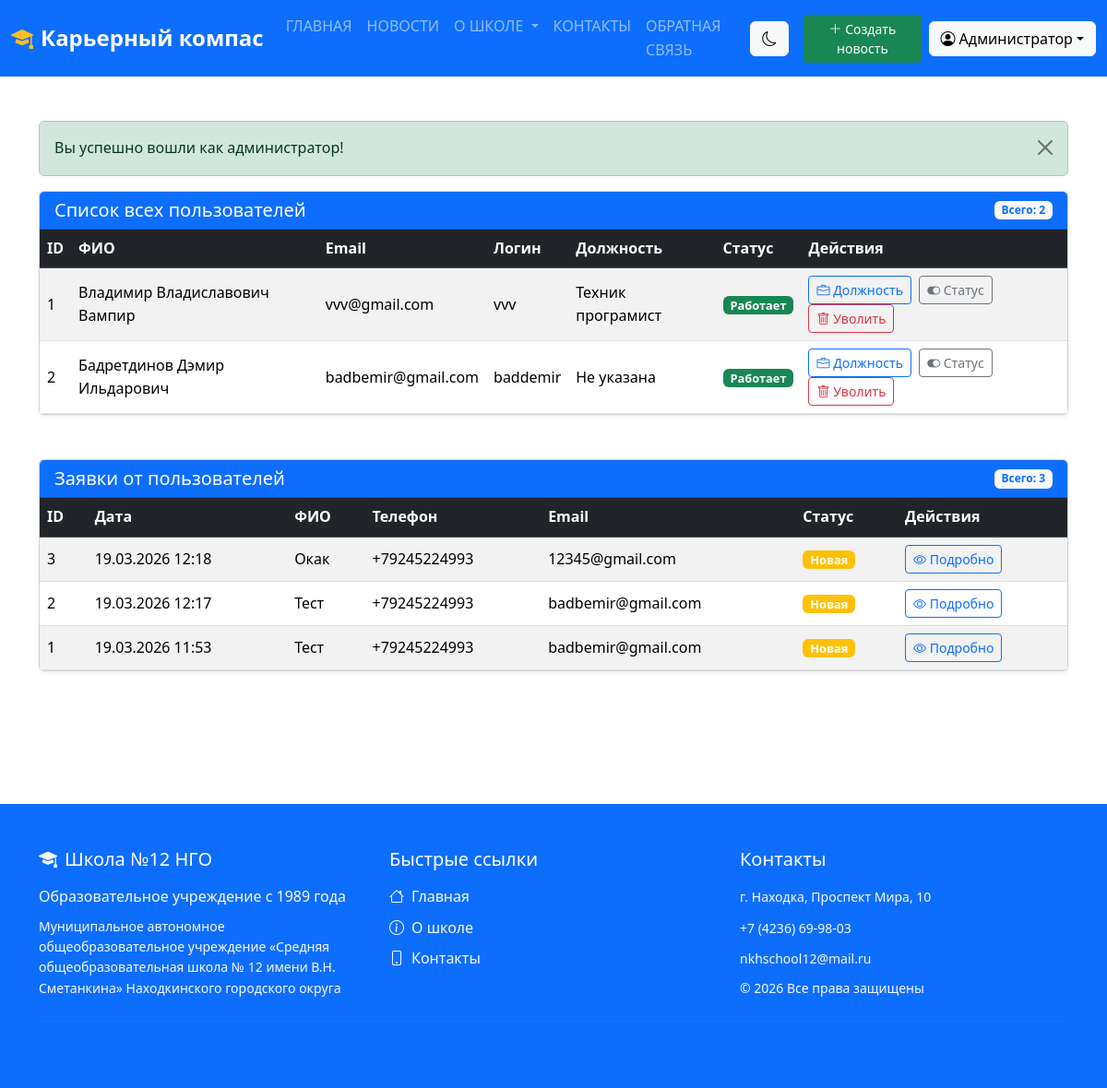
Screenshot of /admin.php (signed in) with the database file from the repository.
### tables this page shows
CREATE TABLE `users` (
  `id` int NOT NULL,
  `username` varchar(255) NOT NULL,
  `email` varchar(255) NOT NULL,
  `login` varchar(100) NOT NULL,
  `password` varchar(255) NOT NULL,
  `job` varchar(255) DEFAULT NULL,
  `status` varchar(20) DEFAULT 'working',
  `created_at` timestamp NULL DEFAULT CURRENT_TIMESTAMP
);

CREATE TABLE `applications` (
  `id` int NOT NULL,
  `fullname` varchar(150) NOT NULL,
  `phone` varchar(30) NOT NULL,
  `email` varchar(120) DEFAULT NULL,
  `user_id` int DEFAULT NULL,
  `message` text NOT NULL,
  `created_at` datetime DEFAULT CURRENT_TIMESTAMP,
  `status` enum('new','processed','rejected','done') DEFAULT 'new',
  `admin_comment` text
);

### admin.php (the view, shortened to what this page needs)
<?php
require_once __DIR__ . "/functions/conn.php";
?>
<!doctype html>
<html lang="ru">
<head>
    <link href="https://cdn.jsdelivr.net/npm/bootstrap@5.3.3/dist/css/bootstrap.min.css" rel="stylesheet">
    <link rel="stylesheet" href="https://cdn.jsdelivr.net/npm/bootstrap-icons@1.10.0/font/bootstrap-icons.css">
    <link rel="stylesheet" href="css/main.css">
</head>
<body>
<?php require_once "header.php"; ?>
<main class="container my-5">
    <?php if (isset($_SESSION['success'])): ?>
        <div class="alert alert-success alert-dismissible fade show" role="alert">
            <?= htmlspecialchars($_SESSION['success']) ?>
            <button type="button" class="btn-close" data-bs-dismiss="alert"></button>
        </div>
    <?php endif; ?>
    <section class="table-section">
        <div class="card shadow-sm">
            <div class="card-header bg-primary text-white d-flex justify-content-between align-items-center">
                <h5 class="mb-0">Список всех пользователей</h5>
                <?php
                $total_users = $conn->query("SELECT COUNT(*) FROM users")->fetchColumn();
                ?>
                <span class="badge bg-light text-primary">Всего: <?= $total_users ?></span>
            </div>
            <div class="card-body p-0">
                <?php
                try {
                    $stmt = $conn->query("SELECT id, username, email, login, job, status FROM users ORDER BY id");
                    $users = $stmt->fetchAll();
                    if ($users):
                ?>
                <div class="table-responsive">
                    <table class="table table-hover table-striped mb-0 align-middle">
                        <thead class="table-dark">
                            <tr>
                                <th>ID</th>
                                <th>ФИО</th>
                                <th>Email</th>
                                <th>Логин</th>
                                <th>Должность</th>
                                <th>Статус</th>
                                <th>Действия</th>
                            </tr>
                        </thead>
                        <tbody>
                        <?php foreach ($users as $user): ?>
                            <tr>
                                <td><?= $user['id'] ?></td>
                                <td><?= htmlspecialchars($user['username'] ?: '—') ?></td>
                                <td><?= htmlspecialchars($user['email'] ?: '—') ?></td>
                                <td><?= htmlspecialchars($user['login']) ?></td>
                                <td><?= htmlspecialchars($user['job'] ?: 'Не указана') ?></td>
                                <td>
                                    <?php
                                    $status_classes = [
                                        'working'  => 'badge-working',
                                        'vacation' => 'badge-vacation',
                                        'sick'     => 'badge-sick'
                                    ];
                                    $status_texts = [
                                        'working'  => 'Работает',
                                        'vacation' => 'В отпуске',
                                        'sick'     => 'На больничном'
                                    ];
                                    $cls = $status_classes[$user['status']] ?? 'bg-secondary';
                                    $txt = $status_texts[$user['status']] ?? '—';
                                    ?>
                                    <span class="badge status-badge <?= $cls ?>"><?= $txt ?></span>
                                </td>
                                <td>
                                    <button class="btn btn-sm btn-outline-primary me-1"
                                            data-bs-toggle="modal"
                                            data-bs-target="#editJobModal<?= $user['id'] ?>">
                                        <i class="bi bi-briefcase"></i> Должность
                                    </button>
                                    <button class="btn btn-sm btn-outline-secondary me-1"
                                            data-bs-toggle="modal"
                                            data-bs-target="#editStatusModal<?= $user['id'] ?>">
                                        <i class="bi bi-toggle-on"></i> Статус
                                    </button>
                                    <form action="/delete_user.php" method="post" class="d-inline"
                                          onsubmit="return confirm('Уволить / удалить пользователя?');">
                                        <button type="submit" class="btn btn-sm btn-outline-danger">
                                            <i class="bi bi-trash"></i> Уволить
                                        </button>
                                    </form>
                                </td>
                            </tr>
                        <?php endforeach; ?>
                        </tbody>
                    </table>
                </div>
                <?php else: ?>
                    <div class="alert alert-info m-3">
                        <i class="bi bi-info-circle me-2"></i>В базе данных пока нет зарегистрированных пользователей.
                    </div>
                <?php endif;
                } catch (PDOException $e) { ?>
                    <div class="alert alert-danger m-3">
                        Ошибка базы данных: <?= htmlspecialchars($e->getMessage()) ?>
                    </div>
                <?php } ?>
            </div>
        </div>
    </section>
    <section class="table-section">
        <div class="card shadow-sm">
            <div class="card-header bg-primary text-white d-flex justify-content-between align-items-center">
                <h5 class="mb-0">Заявки от пользователей</h5>
                <?php
                $total_apps = $conn->query("SELECT COUNT(*) FROM applications")->fetchColumn();
                ?>
                <span class="badge bg-light text-primary">Всего: <?= $total_apps ?></span>
            </div>
            <div class="card-body p-0">
                <?php
                try {
                    $stmt = $conn->query("SELECT * FROM applications ORDER BY created_at DESC");
                    $apps = $stmt->fetchAll();
                    if ($apps):
                ?>
                <div class="table-responsive">
                    <table class="table table-hover table-striped mb-0 align-middle">
                        <thead class="table-dark">
                            <tr>
                                <th>ID</th>
                                <th>Дата</th>
                                <th>ФИО</th>
                                <th>Телефон</th>
                                <th>Email</th>
                                <th>Статус</th>
                                <th>Действия</th>
                            </tr>
                        </thead>
                        <tbody>
                        <?php foreach ($apps as $app): ?>
                            <tr>
                                <td><?= $app['id'] ?></td>
                                <td><?= date('d.m.Y H:i', strtotime($app['created_at'])) ?></td>
                                <td><?= htmlspecialchars($app['fullname']) ?></td>
                                <td><?= htmlspecialchars($app['phone']) ?></td>
                                <td><?= $app['email'] ? htmlspecialchars($app['email']) : '—' ?></td>
                                <td>
                                    <?php
                                    $status_info = [
                                        'new'       => ['class'=>'badge-new',       'text'=>'Новая'],
                                        'processed' => ['class'=>'badge-processed', 'text'=>'В работе'],
                                        'rejected'  => ['class'=>'badge-rejected',  'text'=>'Отклонена'],
                                        'done'      => ['class'=>'badge-done',      'text'=>'Обработана']
                                    ];
                                    $si = $status_info[$app['status']] ?? ['class'=>'bg-secondary', 'text'=>'—'];
                                    ?>
                                    <span class="badge status-badge <?= $si['class'] ?>"><?= $si['text'] ?></span>
                                </td>
                                <td>
                                    <button class="btn btn-sm btn-outline-primary"
                                            data-bs-toggle="modal"
                                            data-bs-target="#appModal<?= $app['id'] ?>">
                                        <i class="bi bi-eye"></i> Подробно
                                    </button>
                                </td>
                            </tr>
                        <?php endforeach; ?>
                        </tbody>
                    </table>
                </div>
                <?php else: ?>
                    <div class="alert alert-info m-3">
                        <i class="bi bi-info-circle me-2"></i>Пока нет ни одной заявки
                    </div>
                <?php endif;
                } catch (PDOException $e) { ?>
                    <div class="alert alert-danger m-3">
                        Ошибка загрузки заявок: <?= htmlspecialchars($e->getMessage()) ?>
                    </div>
                <?php } ?>
            </div>
        </div>
    </section>
</main>
<?php require_once "footer.php"; ?>
</body>
</html>

### header.php (shortened to what this page needs)
<!DOCTYPE html>
<html lang="en">
<head>
    <link href="https://cdn.jsdelivr.net/npm/bootstrap@5.3.3/dist/css/bootstrap.min.css" rel="stylesheet">
    <link rel="stylesheet" href="https://cdn.jsdelivr.net/npm/bootstrap-icons@1.10.0/font/bootstrap-icons.css">
    <link rel="stylesheet" href="/css/main.css">
</head>
<body>
     <header>
    <nav class="navbar navbar-expand-lg navbar-dark bg-primary">
        <div class="container-fluid">
            <a class="navbar-brand fs-4 fw-bold" href="/">
                <i class="bi bi-mortarboard-fill me-2"></i>Карьерный компас
            </a>
            <div class="collapse navbar-collapse" id="navbarNav">
                <ul class="navbar-nav me-auto fs-6">
                    <li class="nav-item">
                        <a class="nav-link" href="/">ГЛАВНАЯ</a>
                    </li>
                    <li class="nav-item">
                        <a class="nav-link" href="news.php">НОВОСТИ</a>
                    </li>
                    <li class="nav-item dropdown">
                        <a class="nav-link dropdown-toggle " href="about.php" id="aboutDropdown" role="button" data-bs-toggle="dropdown"  aria-expanded="false" data-bs-popper="static">
                            О ШКОЛЕ
                        </a>
                    </li>
                    <li class="nav-item">
                        <a class="nav-link" href="contact.php">КОНТАКТЫ</a>
                    </li>
                    <li class="nav-item">
                        <a class="nav-link" href="application.php">ОБРАТНАЯ СВЯЗЬ</a>
                    </li>
                </ul>
                <div class="d-flex align-items-center gap-2">
                    <button id="theme-toggle" class="btn btn-light me-2" title="Сменить тему">
                    </button>
                  <?php if (isset($_SESSION['is_admin']) && $_SESSION['is_admin']): ?>
                    <button class="btn btn-success btn-sm" data-bs-toggle="modal" data-bs-target="#addNewsModal">
                        <i class="bi bi-plus-lg"></i> Создать новость
                    </button>
                  <?php endif; ?>
                    <?php if (isset($_SESSION['auth']) && $_SESSION['auth'] === true): ?>
                        <div class="dropdown">
                            <button class="btn btn-light dropdown-toggle d-flex align-items-center" type="button" data-bs-toggle="dropdown" aria-expanded="false">
                                <i class="bi bi-person-circle me-1"></i>
                                <?= htmlspecialchars($_SESSION['username'] ?? 'Пользователь') ?>
                            </button>
                        </div>
                    <?php endif; ?>
                </div>
            </div>
        </div>
    </nav>
</header>

### footer.php
<footer class=" text-white mt-5">
    <div class="container py-5">
        <div class="row g-4">
            <div class="col-md-4">
                <h5 class="mb-3">
                    <i class="bi bi-mortarboard-fill me-2"></i>Школа №12 НГО
                </h5>
                <p class="mb-2">Образовательное учреждение с 1989 года</p>
                <p class="mb-0 small">Муниципальное автономное общеобразовательное учреждение «Средняя общеобразовательная школа № 12 имени В.Н. Сметанкина» Находкинского городского округа</p>
            </div>
            <div class="col-md-4">
                <h5 class="mb-3">Быстрые ссылки</h5>
                <ul class="list-unstyled">
                    <li class="mb-2">
                        <a href="/" class="text-decoration-none text-light">
                            <i class="bi bi-house me-2"></i>Главная
                        </a>
                    </li>
                    <li class="mb-2">
                        <a href="about.php" class="text-decoration-none text-light">
                            <i class="bi bi-info-circle me-2"></i>О школе
                        </a>
                    </li>
                    <li class="mb-2">
                        <a href="contact.php" class="text-decoration-none text-light">
                        <i class="bi bi-phone me-2"></i>Контакты
                        </a>
                    </li>
                </ul>
            </div>
            <div class="col-md-4">
                <h5 class="mb-3">Контакты</h5>
                <p class="mb-2">
                    <small>г. Находка, Проспект Мира, 10</small>
                </p>
                <p class="mb-2">
                    <small> +7 (4236) 69-98-03</small>
                </p>
                <p class="mb-2">
                    <small>nkhschool12@mail.ru</small>
                </p>
                <p class="mb-0 text small">
                    © <?php echo date('Y'); ?> Все права защищены
                </p>
            </div>
        </div>
        <hr class="my-4" style="border-color: rgba(255,255,255,0.1);">
    </div>
</footer>

### css/main.css (style rules this page uses)
:root { --school-blue: #1e3a8a; --school-light-blue: rgb(13,110,253); --school-green: #10b981; --school-orange: #f97316; --school-yellow: #fbbf24; --school-red: #ef4444; --school-gray: #cff2fd6b; --school-light: #f8fafc; --border-radius: 8px; --bg-body: #ffffff; --text-main: #1f2937; --text-muted: #6b7280; --bg-card: #ffffff; --border-color: #e5e7eb; --input-bg: #ffffff; --input-border: #ced4da; --input-text: #212529; }
* { margin: 0; padding: 0; box-sizing: border-box; }
body { font-family: "Segoe UI", "Roboto", sans-serif; color: var(--text-main); background-color: var(--bg-body); line-height: 1.6; min-height: 100vh; display: flex; flex-direction: column; transition: background-color 0.3s ease, color 0.3s ease; }
main { flex: 1; }
.navbar { background-color: var(--school-light-blue); }
footer { background-color: var(--school-light-blue); }
.navbar-brand i { color: var(--school-yellow); }
.status-badge { font-size: 0.8rem; padding: 0.25rem 0.5rem; }

### admin.php (style rules this page uses)
.status-badge { font-size: 0.8rem; padding: 0.35em 0.65em; font-weight: 500; }
.badge-working { background-color: #198754; }
.badge-new { background-color: #ffc107; color: #000; }
.table-section { margin-bottom: 3rem; }
.card-header { font-weight: 500; }

### rows the page displays
users: id "1", username "Владимир Владиславович Вампир", email "vvv@gmail.com", login "vvv", job "Техник програмист", status "Работает"
users: id "2", username "Бадретдинов Дэмир Ильдарович", email "badbemir@gmail.com", login "baddemir", job "Не указана", status "Работает"
applications: id "3", created_at "19.03.2026 12:18", fullname "Окак", phone "+79245224993", email "12345@gmail.com", status "Новая"
applications: id "2", created_at "19.03.2026 12:17", fullname "Тест", phone "+79245224993", email "badbemir@gmail.com", status "Новая"
applications: id "1", created_at "19.03.2026 11:53", fullname "Тест", phone "+79245224993", email "badbemir@gmail.com", status "Новая"

### other values shown
$_SESSION['username'] "Администратор"
$_SESSION['success'] "Вы успешно вошли как администратор!"
$total_users "2"
$total_apps "3"
